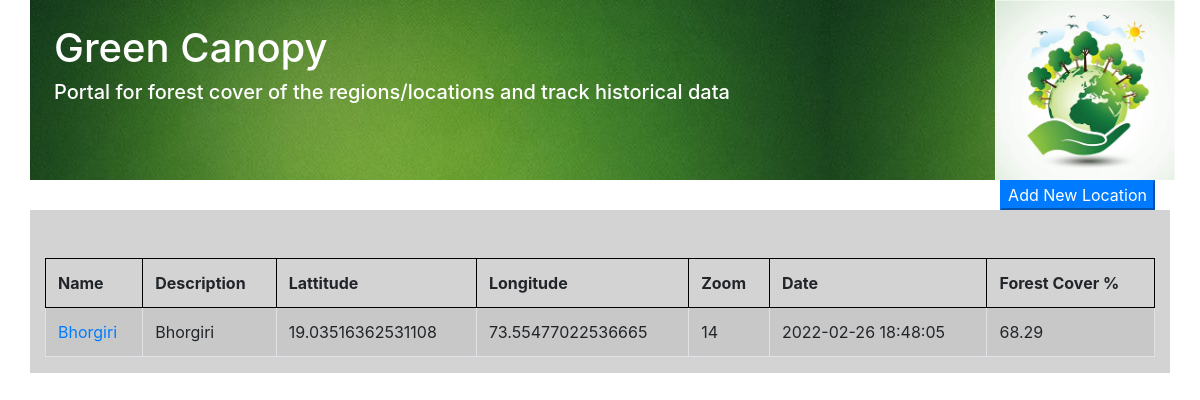
Before: / with the older database file.
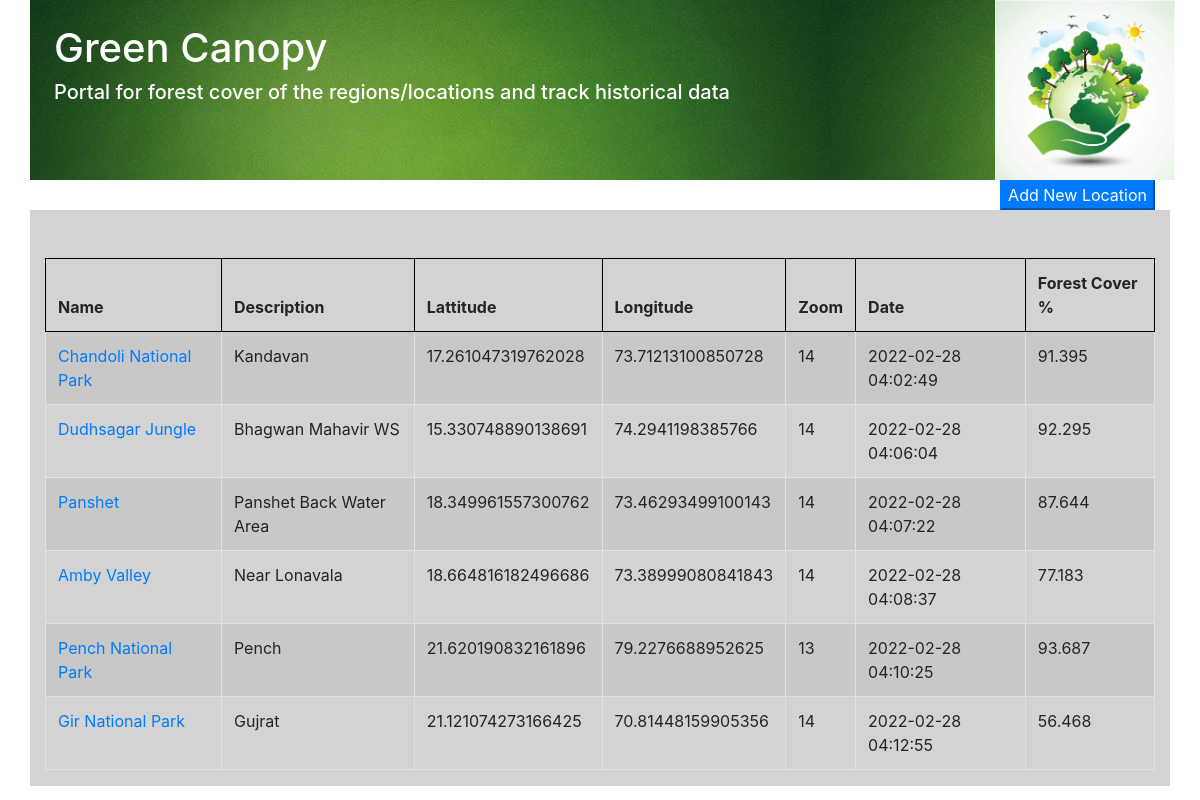
After: the same page with the newer database file.
### tables this page shows
CREATE TABLE location (
    id INTEGER PRIMARY KEY AUTOINCREMENT,
    created TIMESTAMP NOT NULL DEFAULT CURRENT_TIMESTAMP,
    name TEXT NOT NULL,
    description TEXT NOT NULL,
    lat TEXT NOT NULL,
    lng TEXT NOT NULL,
    zoom TEXT NOT NULL
);

CREATE TABLE history(
    id INTEGER PRIMARY KEY AUTOINCREMENT,
    loc_id INTEGER NOT NULL,
    date TIMESTAMP NOT NULL DEFAULT CURRENT_TIMESTAMP,
    mapimage TEXT NOT NULL,
    greyimage TEXT NOT NULL,
    greencover FLOAT NOT NULL,
    greenarea FLOAT NOT NULL,
    totalarea FLOAT NOT NULL
);

### app.py (the view)
@app.route('/')
def homepage():
    conn = get_db_connection()
    conn.row_factory = sqlite3.Row
    locations = conn.execute('SELECT * FROM location l LEFT JOIN  history h ON h.id = ( SELECT id from history where loc_id = l.id ORDER BY date DESC LIMIT 1) ').fetchall()
    conn.close()
    data = [dict(lc) for lc in locations]
    return render_template('homepage.html', locations=data)

### app.py (called while the page is built)
def get_db_connection():
    conn = sqlite3.connect('database.db')
    conn.row_factory = sqlite3.Row
    return conn

### templates/homepage.html (shortened to what this page needs)
<!DOCTYPE html>
<html>
<head>
    <link rel="stylesheet" type="text/css" href="/static/style.css" />
    <link rel="stylesheet" href="https://maxcdn.bootstrapcdn.com/bootstrap/4.0.0/css/bootstrap.min.css"
>
</head>
<body>
    <div class="container">
        <div class="row " style="background-image: url('/static/gcover.jpeg');">
            <div class="col-md-10 p-4" style="color:white">
                <h1>Green Canopy </h1>
                <h5>Portal for forest cover of the regions/locations and track historical data</h5>
            </div>
            <div class="col-md-2">
                <a href="/"><img src="/static/greenearth.png" width="180px" /></a>
            </div>
        </div>
        <div class="row">
            <div class="col-md-12"><button class="btn-default btn-primary" style="float:right"><a style="color:white;" href="/newmap">Add New Location</a></button> </div>
        </div>
        <div class="row">
            <div class="col-md-12  pt-5" style="background-color:lightgray;">
                <table id="locationtable" class="display table table-striped table-bordered" style="width:100%">
                    <thead>
                        <tr>
                            <th>Name</th>
                            <th>Description</th>
                            <th>Lattitude</th>
                            <th>Longitude</th>
                            <th>Zoom</th>
                            <th>Date</th>
                            <th>Forest Cover %</th>
                        </tr>
                    </thead>
                    <tbody>
                        {% for location in locations %}
                            <tr>
                                <td><a href="/map/{{location.id}}" >{{location.name}}</a></td>
                                <td>{{location.description}}</td>
                                <td>{{location.lat}}</td>
                                <td>{{location.lng}}</td>
                                <td>{{location.zoom}}</td>
                                <td>{{location.date}}</td>
                                <td>{{location.greencover}}</td>
                            </tr>
                        {% endfor %}
                    </tbody>
                </table>
            </div>
        </div>
    </div>
</body>
</html>

### static/style.css (style rules this page uses)
table.table-bordered > thead > tr > th { border:1px solid black; }

Changed rows visible on the page:
no longer on this page (row edited): location: name "Bhorgiri", description "Bhorgiri", lat "19.03516362531108", lng "73.55477022536665", zoom "14", date "2022-02-26 18:48:05", greencover "68.29"
now on this page (row edited): history: name "Chandoli National Park", description "Kandavan", lat "17.261047319762028", lng "73.71213100850728", zoom "14", date "2022-02-28 04:02:49", greencover "91.395"
added history: name "Dudhsagar Jungle", description "Bhagwan Mahavir WS", lat "15.330748890138691", lng "74.2941198385766", zoom "14", date "2022-02-28 04:06:04", greencover "92.295"
added history: name "Panshet", description "Panshet Back Water Area", lat "18.349961557300762", lng "73.46293499100143", zoom "14", date "2022-02-28 04:07:22", greencover "87.644"
added history: name "Amby Valley", description "Near Lonavala", lat "18.664816182496686", lng "73.38999080841843", zoom "14", date "2022-02-28 04:08:37", greencover "77.183"
added history: name "Pench National Park", description "Pench", lat "21.620190832161896", lng "79.2276688952625", zoom "13", date "2022-02-28 04:10:25", greencover "93.687"
added history: name "Gir National Park", description "Gujrat", lat "21.121074273166425", lng "70.81448159905356", zoom "14", date "2022-02-28 04:12:55", greencover "56.468"
